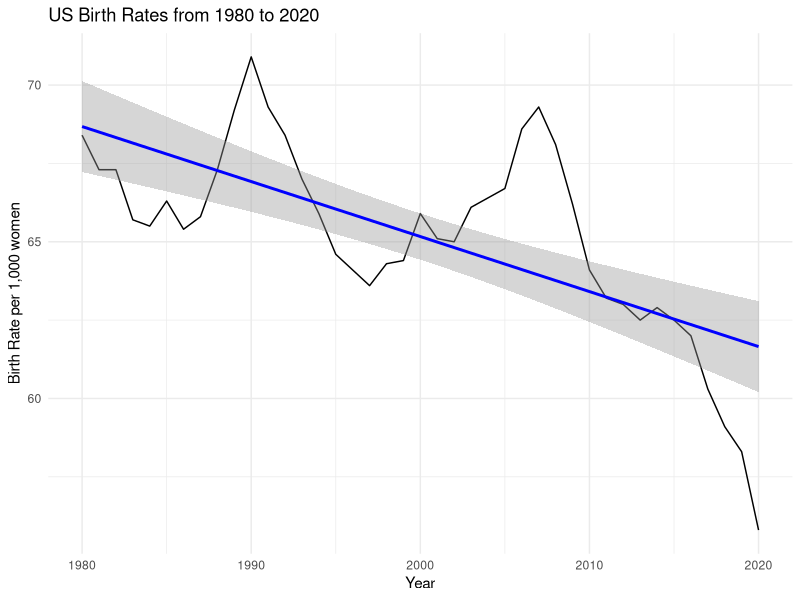
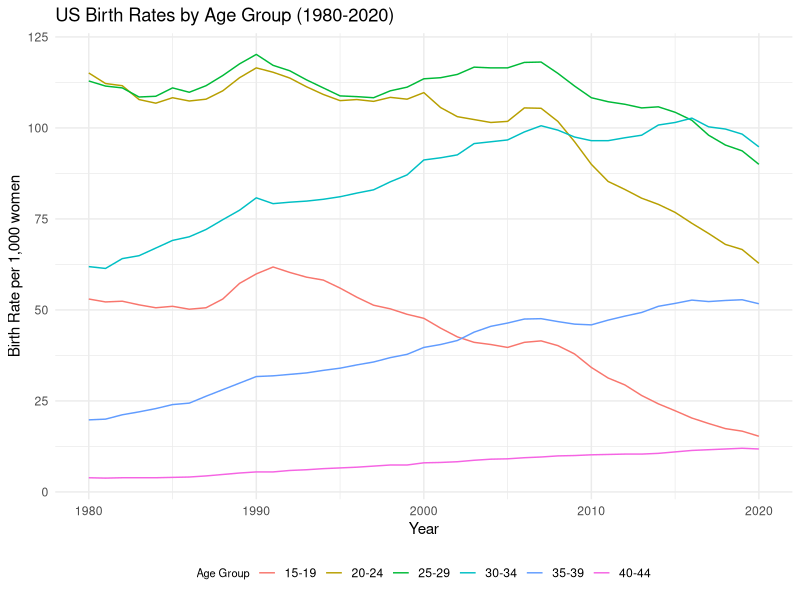
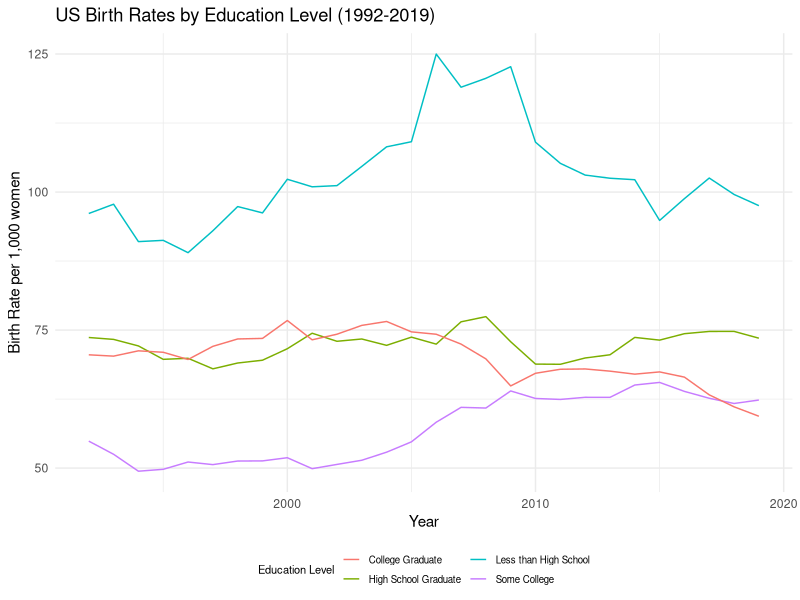
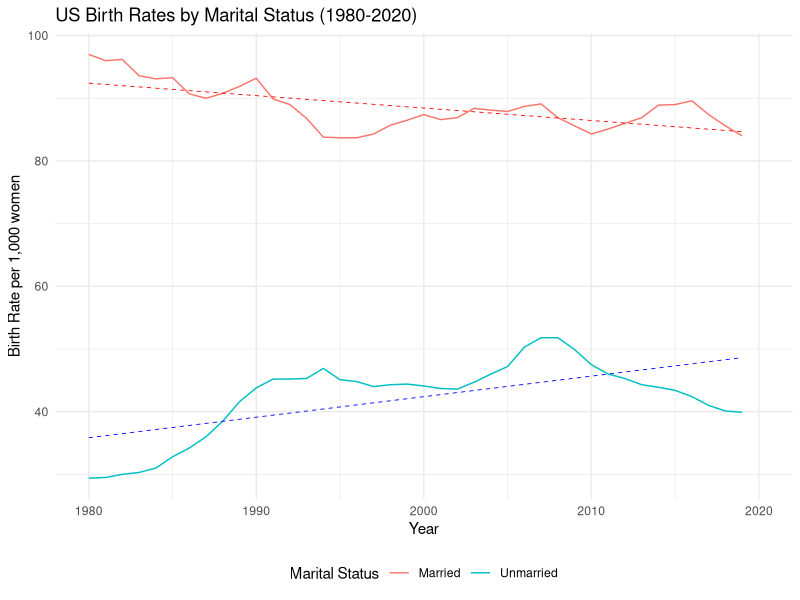

These charts were generated, in order, by the following R code:
## ---- chunk 1
knitr::opts_chunk$set(echo = FALSE, results = "hide", message = FALSE, warning = FALSE)
## ---- chunk 2
#| label: fig-1
library(tidyverse)
library(ggplot2)
data <- read.csv(here::here("inputs/data/fig_1.csv"))

ggplot(data, aes(x = year, y = brate_all)) + 
    geom_line() +
    theme_minimal() +
    labs(title = "US Birth Rates from 1980 to 2020",
         x = "Year",
         y = "Birth Rate per 1,000 women") + 
  geom_smooth(method = "lm", aes(group = 1), color = "blue")
## ---- chunk 3
#| label: fig-2
data <- read.csv(here::here("inputs/data/fig_4.csv"))
ggplot() + 
  geom_line(data = data, aes(x = year, y = brate_1519, color = "15-19")) +
  geom_line(data = data, aes(x = year, y = brate_2024, color = "20-24")) +
  geom_line(data = data, aes(x = year, y = brate_2529, color = "25-29")) +
  geom_line(data = data, aes(x = year, y = brate_3034, color = "30-34")) +
  geom_line(data = data, aes(x = year, y = brate_3539, color = "35-39")) +
  geom_line(data = data, aes(x = year, y = brate_4044, color = "40-44")) +
  theme_minimal() +
  labs(title = "US Birth Rates by Age Group (1980-2020)",
       x = "Year",
       y = "Birth Rate per 1,000 women",
       color = "Age Group") +
  theme(legend.position = "bottom",
        legend.title = element_text(size=8),
        legend.key.width = unit(0.5, "cm")) +
  guides(color = guide_legend(nrow = 1))

## ---- chunk 4
#| label: fig-3
data <- read.csv(here::here("inputs/data/fig_5.csv"))

ggplot() + 
    geom_line(data = data, aes(x = year, y = brate_lesshs, color = "Less than High School")) +
    geom_line(data = data, aes(x = year, y = brate_hsgrad, color = "High School Graduate")) +
    geom_line(data = data, aes(x = year, y = brate_somecoll, color = "Some College")) +
    geom_line(data = data, aes(x = year, y = brate_colgrad, color = "College Graduate")) +
    theme_minimal() +
    labs(title = "US Birth Rates by Education Level (1992-2019)",
         x = "Year",
         y = "Birth Rate per 1,000 women",
         color = "Education Level") +
    theme(legend.position = "bottom",
        legend.title = element_text(size=8),
        legend.text = element_text(size=7),
        legend.key.width = unit(0.5, "cm"), 
        legend.key.height = unit(.3, 'cm')) +
      guides(color = guide_legend(nrow = 2))

## ---- chunk 5
#| label: fig-4
data <- read.csv(here::here("inputs/data/fig_2e.csv"))

ggplot(data, aes(x = year)) + 
    geom_line(aes(y = brate_married, color = "Married")) +
    geom_line(aes(y = brate_unmarried, color = "Unmarried")) +
    geom_smooth(aes(y = brate_married), method = "lm", color = "red", linetype = "dashed", size = 0.3, se = FALSE) +
    geom_smooth(aes(y = brate_unmarried), method = "lm", color = "blue", linetype = "dashed", size = 0.3, se = FALSE) +
    theme_minimal() +
    labs(title = "US Birth Rates by Marital Status (1980-2020)",
         x = "Year",
         y = "Birth Rate per 1,000 women",
         color = "Marital Status") +
    theme(legend.position = "bottom") 
